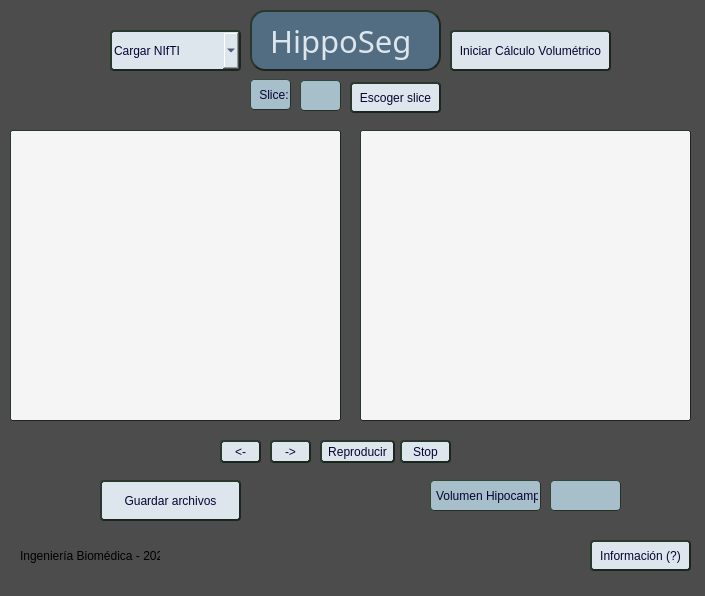
<?xml version="1.0" encoding="UTF-8"?>
<ui version="4.0">
 <class>MainWindow</class>
 <widget class="QMainWindow" name="MainWindow">
  <property name="geometry">
   <rect>
    <x>0</x>
    <y>0</y>
    <width>705</width>
    <height>596</height>
   </rect>
  </property>
  <property name="windowTitle">
   <string>MainWindow</string>
  </property>
  <property name="windowIcon">
   <iconset>
    <normaloff>upch_logo.png</normaloff>upch_logo.png</iconset>
  </property>
  <property name="windowOpacity">
   <double>1.000000000000000</double>
  </property>
  <property name="styleSheet">
   <string notr="true">background-color: rgb(76, 76, 76);</string>
  </property>
  <widget class="QWidget" name="centralwidget">
   <widget class="QLabel" name="graph_1">
    <property name="geometry">
     <rect>
      <x>10</x>
      <y>130</y>
      <width>331</width>
      <height>291</height>
     </rect>
    </property>
    <property name="styleSheet">
     <string notr="true">QLabel{
border-color: rgb(27, 38, 30);
background-color: rgb(245, 245, 245);
border-style:outset;
border-radius: 2px;
border-width: 1px;
}</string>
    </property>
    <property name="text">
     <string/>
    </property>
    <property name="scaledContents">
     <bool>true</bool>
    </property>
   </widget>
   <widget class="QLabel" name="l_frame">
    <property name="geometry">
     <rect>
      <x>250</x>
      <y>79</y>
      <width>41</width>
      <height>31</height>
     </rect>
    </property>
    <property name="styleSheet">
     <string notr="true">QLabel{
color: rgb(6, 5, 50);
font: 8pt &quot;Segoe MDL2 Assets&quot;;
background-color:rgb(167, 190, 203);
border-style:outset;
border-radius: 4px;
border-width: 1px;
padding: 2px;
border-color: rgb(34, 48, 38);
}</string>
    </property>
    <property name="text">
     <string> Slice:</string>
    </property>
   </widget>
   <widget class="QPushButton" name="choose">
    <property name="geometry">
     <rect>
      <x>350</x>
      <y>82</y>
      <width>91</width>
      <height>31</height>
     </rect>
    </property>
    <property name="styleSheet">
     <string notr="true">QPushButton{
color: rgb(6, 5, 50);
font: 9pt &quot;Segoe MDL2 Assets&quot;;
background-color:rgb(221, 230, 237);
border-style:outset;
border-top-left-radius: 4px;
border-radius: 4px;
border-width: 1.5px;
padding: 2px;
border-color: rgb(27, 38, 30);
}</string>
    </property>
    <property name="text">
     <string>Escoger slice</string>
    </property>
   </widget>
   <widget class="QTextEdit" name="t_vol_h">
    <property name="geometry">
     <rect>
      <x>550</x>
      <y>480</y>
      <width>71</width>
      <height>31</height>
     </rect>
    </property>
    <property name="layoutDirection">
     <enum>Qt::RightToLeft</enum>
    </property>
    <property name="styleSheet">
     <string notr="true">QTextEdit{
color: rgb(6, 5, 50);
font: 9pt &quot;Segoe MDL2 Assets&quot;;
background-color:rgb(167, 190, 203);
border-style:outset;
border-top-left-radius: 4px;
border-radius: 4px;
border-width: 1px;
padding: 2px;
border-color: rgb(34, 48, 38);
}</string>
    </property>
    <property name="verticalScrollBarPolicy">
     <enum>Qt::ScrollBarAlwaysOff</enum>
    </property>
    <property name="horizontalScrollBarPolicy">
     <enum>Qt::ScrollBarAlwaysOff</enum>
    </property>
    <property name="readOnly">
     <bool>true</bool>
    </property>
    <property name="html">
     <string>&lt;!DOCTYPE HTML PUBLIC &quot;-//W3C//DTD HTML 4.0//EN&quot; &quot;http://www.w3.org/TR/REC-html40/strict.dtd&quot;&gt;
&lt;html&gt;&lt;head&gt;&lt;meta name=&quot;qrichtext&quot; content=&quot;1&quot; /&gt;&lt;style type=&quot;text/css&quot;&gt;
p, li { white-space: pre-wrap; }
&lt;/style&gt;&lt;/head&gt;&lt;body style=&quot; font-family:'Segoe MDL2 Assets'; font-size:9pt; font-weight:400; font-style:normal;&quot;&gt;
&lt;p style=&quot;-qt-paragraph-type:empty; margin-top:0px; margin-bottom:0px; margin-left:0px; margin-right:0px; -qt-block-indent:0; text-indent:0px; font-family:'MS Shell Dlg 2'; font-size:8.25pt;&quot;&gt;&lt;br /&gt;&lt;/p&gt;&lt;/body&gt;&lt;/html&gt;</string>
    </property>
   </widget>
   <widget class="QLabel" name="graph_2">
    <property name="geometry">
     <rect>
      <x>360</x>
      <y>130</y>
      <width>331</width>
      <height>291</height>
     </rect>
    </property>
    <property name="styleSheet">
     <string notr="true">QLabel{
border-color: rgb(27, 38, 30);
background-color: rgb(245, 245, 245);
border-style:outset;
border-radius: 2px;
border-width: 1px;
}</string>
    </property>
    <property name="text">
     <string/>
    </property>
    <property name="scaledContents">
     <bool>true</bool>
    </property>
   </widget>
   <widget class="QLabel" name="l_vol_h">
    <property name="geometry">
     <rect>
      <x>430</x>
      <y>480</y>
      <width>111</width>
      <height>31</height>
     </rect>
    </property>
    <property name="styleSheet">
     <string notr="true">QLabel{
color: rgb(6, 5, 50);
font: 8pt &quot;Segoe MDL2 Assets&quot;;
background-color:rgb(167, 190, 203);
border-style:outset;
border-radius: 4px;
border-width: 1px;
padding: 2px;
border-color: rgb(34, 48, 38);
}</string>
    </property>
    <property name="text">
     <string>Volumen Hipocampo:</string>
    </property>
   </widget>
   <widget class="QPushButton" name="save_file">
    <property name="geometry">
     <rect>
      <x>100</x>
      <y>480</y>
      <width>141</width>
      <height>41</height>
     </rect>
    </property>
    <property name="styleSheet">
     <string notr="true">QPushButton{
color: rgb(6, 5, 50);
font: 9pt &quot;Segoe MDL2 Assets&quot;;
background-color:rgb(221, 230, 237);
border-style:outset;
border-top-left-radius: 4px;
border-radius: 4px;
border-width: 1.5px;
padding: 2px;
border-color: rgb(27, 38, 30);
}</string>
    </property>
    <property name="text">
     <string>Guardar archivos</string>
    </property>
   </widget>
   <widget class="QComboBox" name="load_file">
    <property name="geometry">
     <rect>
      <x>110</x>
      <y>30</y>
      <width>131</width>
      <height>41</height>
     </rect>
    </property>
    <property name="styleSheet">
     <string notr="true">QComboBox{
color: rgb(6, 5, 50);
font: 9pt &quot;Segoe MDL2 Assets&quot;;
background-color:rgb(221, 230, 237);
border-style:outset;
border-top-left-radius: 4px;
border-radius: 4px;
border-width: 1.5px;
padding: 2px;
border-color: rgb(27, 38, 30);
}</string>
    </property>
    <property name="editable">
     <bool>false</bool>
    </property>
    <property name="minimumContentsLength">
     <number>0</number>
    </property>
    <item>
     <property name="text">
      <string>Cargar NIfTI</string>
     </property>
    </item>
    <item>
     <property name="text">
      <string>Cargar DICOM</string>
     </property>
    </item>
   </widget>
   <widget class="QPushButton" name="play_both">
    <property name="geometry">
     <rect>
      <x>320</x>
      <y>440</y>
      <width>75</width>
      <height>23</height>
     </rect>
    </property>
    <property name="styleSheet">
     <string notr="true">QPushButton{
color: rgb(6, 5, 50);
font: 9pt &quot;Segoe MDL2 Assets&quot;;
background-color:rgb(221, 230, 237);
border-style:outset;
border-top-left-radius: 4px;
border-radius: 4px;
border-width: 1.5px;
padding: 2px;
border-color: rgb(27, 38, 30);
}</string>
    </property>
    <property name="text">
     <string>Reproducir</string>
    </property>
   </widget>
   <widget class="QPushButton" name="stop_both">
    <property name="geometry">
     <rect>
      <x>400</x>
      <y>440</y>
      <width>51</width>
      <height>23</height>
     </rect>
    </property>
    <property name="styleSheet">
     <string notr="true">QPushButton{
color: rgb(6, 5, 50);
font: 9pt &quot;Segoe MDL2 Assets&quot;;
background-color:rgb(221, 230, 237);
border-style:outset;
border-top-left-radius: 4px;
border-radius: 4px;
border-width: 1.5px;
padding: 2px;
border-color: rgb(27, 38, 30);
}</string>
    </property>
    <property name="text">
     <string>Stop</string>
    </property>
   </widget>
   <widget class="QPushButton" name="next_both">
    <property name="geometry">
     <rect>
      <x>270</x>
      <y>440</y>
      <width>41</width>
      <height>23</height>
     </rect>
    </property>
    <property name="styleSheet">
     <string notr="true">QPushButton{
color: rgb(6, 5, 50);
font: 9pt &quot;Segoe MDL2 Assets&quot;;
background-color:rgb(221, 230, 237);
border-style:outset;
border-top-left-radius: 4px;
border-radius: 4px;
border-width: 1.5px;
padding: 2px;
border-color: rgb(27, 38, 30);
}</string>
    </property>
    <property name="text">
     <string>-&gt;</string>
    </property>
   </widget>
   <widget class="QPushButton" name="start_op">
    <property name="geometry">
     <rect>
      <x>450</x>
      <y>30</y>
      <width>161</width>
      <height>41</height>
     </rect>
    </property>
    <property name="styleSheet">
     <string notr="true">QPushButton{
color: rgb(6, 5, 50);
font: 9pt &quot;Segoe MDL2 Assets&quot;;
background-color:rgb(221, 230, 237);
border-style:outset;
border-radius: 4px;
border-width: 1.5px;
padding: 2px;
border-color: rgb(27, 38, 30);
}</string>
    </property>
    <property name="text">
     <string>Iniciar Cálculo Volumétrico</string>
    </property>
   </widget>
   <widget class="QPushButton" name="back_both">
    <property name="geometry">
     <rect>
      <x>220</x>
      <y>440</y>
      <width>41</width>
      <height>23</height>
     </rect>
    </property>
    <property name="styleSheet">
     <string notr="true">QPushButton{
color: rgb(6, 5, 50);
font: 9pt &quot;Segoe MDL2 Assets&quot;;
background-color:rgb(221, 230, 237);
border-style:outset;
border-top-left-radius: 4px;
border-radius: 4px;
border-width: 1.5px;
padding: 2px;
border-color: rgb(27, 38, 30);
}</string>
    </property>
    <property name="text">
     <string>&lt;-</string>
    </property>
   </widget>
   <widget class="QTextEdit" name="t_frame">
    <property name="geometry">
     <rect>
      <x>300</x>
      <y>80</y>
      <width>41</width>
      <height>31</height>
     </rect>
    </property>
    <property name="styleSheet">
     <string notr="true">QTextEdit{
color: rgb(6, 5, 50);
font: 9pt &quot;Segoe MDL2 Assets&quot;;
background-color:rgb(167, 190, 203);
border-style:outset;
border-radius: 4px;
border-width: 1px;
padding: 2px;
border-color: rgb(34, 48, 38);
}</string>
    </property>
    <property name="verticalScrollBarPolicy">
     <enum>Qt::ScrollBarAlwaysOff</enum>
    </property>
    <property name="horizontalScrollBarPolicy">
     <enum>Qt::ScrollBarAlwaysOff</enum>
    </property>
    <property name="readOnly">
     <bool>true</bool>
    </property>
   </widget>
   <widget class="QLabel" name="label_titulo">
    <property name="geometry">
     <rect>
      <x>250</x>
      <y>10</y>
      <width>191</width>
      <height>61</height>
     </rect>
    </property>
    <property name="font">
     <font>
      <family>MS Reference Sans Serif</family>
      <pointsize>23</pointsize>
      <weight>50</weight>
      <italic>false</italic>
      <bold>false</bold>
     </font>
    </property>
    <property name="autoFillBackground">
     <bool>false</bool>
    </property>
    <property name="styleSheet">
     <string notr="true">QLabel{
	font: 22.5pt &quot;MS Reference Sans Serif&quot;;
color: rgb(221, 230, 237);
background-color:rgb(82, 109, 130);
border-style:outset;
border-top-left-radius: 4px;
border-radius: 15px;
border-width: 1.5px;
padding: 2px;
border-color: rgb(27, 38, 30);
}
</string>
    </property>
    <property name="text">
     <string> HippoSeg</string>
    </property>
    <property name="wordWrap">
     <bool>false</bool>
    </property>
    <property name="indent">
     <number>-2</number>
    </property>
   </widget>
   <widget class="QPushButton" name="button_info">
    <property name="geometry">
     <rect>
      <x>590</x>
      <y>540</y>
      <width>101</width>
      <height>31</height>
     </rect>
    </property>
    <property name="styleSheet">
     <string notr="true">QPushButton{
color: rgb(6, 5, 50);
font: 9pt &quot;Segoe MDL2 Assets&quot;;
background-color:rgb(221, 230, 237);
border-style:outset;
border-top-left-radius: 4px;
border-radius: 4px;
border-width: 1.5px;
padding: 2px;
border-color: rgb(27, 38, 30);
}</string>
    </property>
    <property name="text">
     <string>Información (?)</string>
    </property>
   </widget>
   <widget class="QLabel" name="label_carrera">
    <property name="geometry">
     <rect>
      <x>20</x>
      <y>540</y>
      <width>141</width>
      <height>31</height>
     </rect>
    </property>
    <property name="text">
     <string>Ingeniería Biomédica - 2023</string>
    </property>
   </widget>
   <widget class="QLabel" name="logo_upch">
    <property name="geometry">
     <rect>
      <x>160</x>
      <y>530</y>
      <width>111</width>
      <height>51</height>
     </rect>
    </property>
    <property name="autoFillBackground">
     <bool>false</bool>
    </property>
    <property name="text">
     <string/>
    </property>
    <property name="pixmap">
     <pixmap>upch_logo.png</pixmap>
    </property>
    <property name="scaledContents">
     <bool>true</bool>
    </property>
   </widget>
   <widget class="QLabel" name="logo_pucp">
    <property name="geometry">
     <rect>
      <x>270</x>
      <y>530</y>
      <width>101</width>
      <height>51</height>
     </rect>
    </property>
    <property name="text">
     <string/>
    </property>
    <property name="pixmap">
     <pixmap>pucp_logo.png</pixmap>
    </property>
    <property name="scaledContents">
     <bool>true</bool>
    </property>
   </widget>
  </widget>
  <widget class="QStatusBar" name="statusbar"/>
 </widget>
 <resources/>
 <connections/>
</ui>
